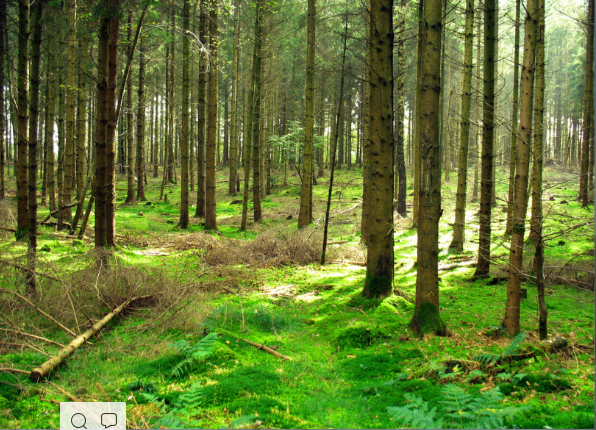
#> input picture fog/test.png, 596 x 430 px
$ python -i augment_and_mix.py   (imports and definitions only)
#> lines starting #> are read from the running program, lines starting #| are printed output that depends on the picture; after the words box and inside, x2 and y2 are one past the last pixel; in counts of white or black regions, pixels touching at a corner belong together
### augmentations.py
# Copyright 2019 Google LLC
#
# Licensed under the Apache License, Version 2.0 (the "License");
# you may not use this file except in compliance with the License.
# You may obtain a copy of the License at
#
#     https://www.apache.org/licenses/LICENSE-2.0
#
# Unless required by applicable law or agreed to in writing, software
# distributed under the License is distributed on an "AS IS" BASIS,
# WITHOUT WARRANTIES OR CONDITIONS OF ANY KIND, either express or implied.
# See the License for the specific language governing permissions and
# limitations under the License.
# ==============================================================================
"""Base augmentations operators."""

import numpy as np
from PIL import Image, ImageOps, ImageEnhance

# ImageNet code should change this value
#IMAGE_SIZE = 256


def int_parameter(level, maxval):
  """Helper function to scale `val` between 0 and maxval .

  Args:
    level: Level of the operation that will be between [0, `PARAMETER_MAX`].
    maxval: Maximum value that the operation can have. This will be scaled to
      level/PARAMETER_MAX.

  Returns:
    An int that results from scaling `maxval` according to `level`.
  """
  return int(level * maxval / 10)


# [12 lines left out: function float_parameter, not called in this run]


def sample_level(n):
  return np.random.uniform(low=0.1, high=n)


def autocontrast(pil_img, _):
  return ImageOps.autocontrast(pil_img)


def equalize(pil_img, _):
  return ImageOps.equalize(pil_img)


def posterize(pil_img, level):
  level = int_parameter(sample_level(level), 4)
  return ImageOps.posterize(pil_img, 4 - level)


def rotate(pil_img, level):
  degrees = int_parameter(sample_level(level), 30)
  if np.random.uniform() > 0.5:
    degrees = -degrees
  return pil_img.rotate(degrees, resample=Image.BILINEAR)


def solarize(pil_img, level):
  level = int_parameter(sample_level(level), 256)
  return ImageOps.solarize(pil_img, 256 - level)


# [16 lines left out: functions shear_x, shear_y, not called in this run]


def translate_x(pil_img, level):
  level = int_parameter(sample_level(level), pil_img.width / 3)
  if np.random.random() > 0.5:
    level = -level
  return pil_img.transform((pil_img.width, pil_img.height),
                           Image.AFFINE, (1, 0, level, 0, 1, 0),
                           resample=Image.BILINEAR)


# [7 lines left out: function translate_y, not called in this run]


# operation that overlaps with ImageNet-C's test set
def color(pil_img, level):
    level = float_parameter(sample_level(level), 1.8) + 0.1
    return ImageEnhance.Color(pil_img).enhance(level)


# operation that overlaps with ImageNet-C's test set
def contrast(pil_img, level):
    level = float_parameter(sample_level(level), 1.8) + 0.1
    return ImageEnhance.Contrast(pil_img).enhance(level)


# operation that overlaps with ImageNet-C's test set
def brightness(pil_img, level):
    level = float_parameter(sample_level(level), 1.8) + 0.1
    return ImageEnhance.Brightness(pil_img).enhance(level)


# operation that overlaps with ImageNet-C's test set
def sharpness(pil_img, level):
    level = float_parameter(sample_level(level), 1.8) + 0.1
    return ImageEnhance.Sharpness(pil_img).enhance(level)

# [22 lines left out: functions zoom_x, zoom_y, not called in this run]


augmentations = [
    rotate, shear_x, shear_y,
    translate_x, translate_y, zoom_x, zoom_y
]

'''
augmentations = [
    autocontrast, equalize, posterize, rotate, solarize, shear_x, shear_y,
    translate_x, translate_y
]
'''

augmentations_all = [
    autocontrast, equalize, posterize, rotate, solarize, shear_x, shear_y,
    translate_x, translate_y, color, contrast, brightness, sharpness
]

### augment_and_mix.py
# Copyright 2019 Google LLC
#
# Licensed under the Apache License, Version 2.0 (the "License");
# you may not use this file except in compliance with the License.
# You may obtain a copy of the License at
#
#     https://www.apache.org/licenses/LICENSE-2.0
#
# Unless required by applicable law or agreed to in writing, software
# distributed under the License is distributed on an "AS IS" BASIS,
# WITHOUT WARRANTIES OR CONDITIONS OF ANY KIND, either express or implied.
# See the License for the specific language governing permissions and
# limitations under the License.
# ==============================================================================
"""Reference implementation of AugMix's data augmentation method in numpy."""
import augmentations
import numpy as np
import random
from PIL import Image
from torchvision import transforms

# CIFAR-10 constants
MEAN = [0.4914, 0.4822, 0.4465]
STD = [0.2023, 0.1994, 0.2010]


def normalize(image):
    """Normalize input image channel-wise to zero mean and unit variance."""
    '''
    image = image.transpose(2, 0, 1)  # Switch to channel-first
    mean, std = np.array(MEAN), np.array(STD)
    image = (image - mean[:, None, None]) / std[:, None, None]
    return image.transpose(1, 2, 0)
    '''
    return image


def apply_op(image, op, severity):
    image = np.clip(image * 255., 0, 255).astype(np.uint8)
    pil_img = Image.fromarray(image)  # Convert to PIL.Image
    pil_img = op(pil_img, severity)
    return np.asarray(pil_img) / 255.


# cxq 将图像随机缩小0.4~0.8倍
def scale(image):
    image = np.clip(image * 255., 0, 255).astype(np.uint8)
    pil_img = Image.fromarray(image)  # Convert to PIL.Image
    pil_img = transforms.RandomAffine(degrees=0, scale=(0.4, 0.8))(pil_img)
    return np.asarray(pil_img) / 255.


def augment_and_mix(image, severity=3, width=3, depth=-1, alpha=1.):
    """Perform AugMix augmentations and compute mixture.

    Args:
      image: Raw input image as float32 np.ndarray of shape (h, w, c)
      severity: Severity of underlying augmentation operators (between 1 to 10).
      width: Width of augmentation chain
      depth: Depth of augmentation chain. -1 enables stochastic depth uniformly
             from [1, 3]
      alpha: Probability coefficient for Beta and Dirichlet distributions.

    Returns:
      mixed: Augmented and mixed image.
    """
    width += 1  # cxq

    ws = np.float32(
        np.random.dirichlet(
            [alpha] * width))  # ws like [0.01519703 0.3264288  0.6583742 ] 其值即为论文中的w_i 与论文中不同，这里只有3个，文中是4个
    m = np.float32(np.random.beta(alpha, alpha))  # m is a scaler from 0~1 即为论文中的w

    mix = np.zeros_like(image)  # 即论文中的 R_mix


    for i in range(width-1):  # i = 0, 1, 2
        image_aug = image.copy()
        depth = depth if depth > 0 else np.random.randint(2, 4)  # [2, 4) 也就是说当depth设置为-1时， 会随机从 2, 3 中选择
        for _ in range(depth):
            op = np.random.choice(augmentations.augmentations)
            # print(op)
            image_aug = apply_op(image_aug, op, severity)  # 在image_aug上实施操作op, 实施的程度(level) 是 severity
        # Preprocessing commutes since all coefficients are convex
        mix += ws[i] * normalize(image_aug)

    # cxq--------------------------------------------------------------------
    image_aug = mix.copy()
    mix += ws[width-1] * normalize(scale(image_aug))
    # cxq--------------------------------------------------------------------

    max_ws = max(ws)
    rate = 1.0 / max_ws
    # print(rate)

    # mixed = (random.randint(5000, 9000)/10000) * normalize(image) + (random.randint((int)(rate*3000), (int)(rate*10000))/10000) * mix
    mixed = max((1 - m), 0.7) * normalize(image) + max(m, rate * 0.5) * mix
    # 实际用的式子， 好像控制了R_mix的成分 不太清楚rate是拿来干嘛的
    # rate是因为level不同而控制的？op里也有个rate

    # mixed = (1 - m) * normalize(image) + m * mix  # 这是论文算法中用的式子
    return mixed

>>> import cv2
>>> picture = cv2.imread('fog/test.png', cv2.IMREAD_GRAYSCALE)
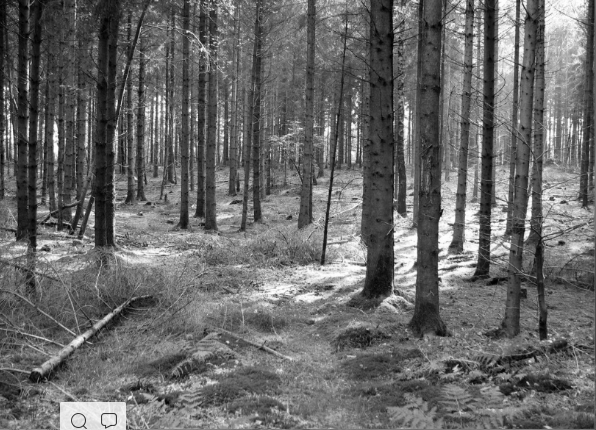
#> picture: shape (430, 596); min 1, max 254, mean 105
>>> result = augment_and_mix(picture)
#> the loop in augment_and_mix, `for i in range(width-1):` made 1 pass
#> pass 1, in apply_op, `pil_img = op(pil_img, severity)`:
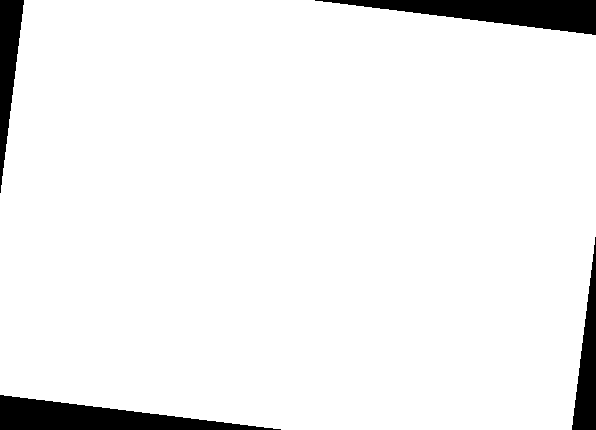
#> pil_img: PIL image 596x430 L; 94.3% white; 4 black regions, box (x1, y1, x2, y2) and area: (315, 0, 596, 35) 4980, (0, 395, 281, 430) 4980, (0, 0, 24, 193) 2378, (572, 237, 596, 430) 2378
#> pass 1, in apply_op (call 2), `pil_img = op(pil_img, severity)`:
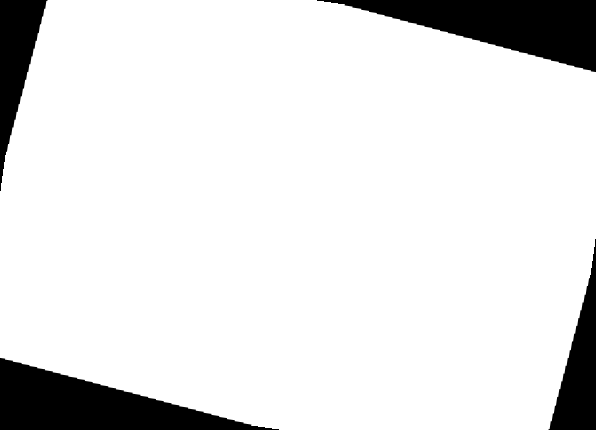
#> pil_img: PIL image 596x430 L; min 0, max 255, mean 227.2
#> pass 1, in apply_op (call 3), `pil_img = op(pil_img, severity)`:
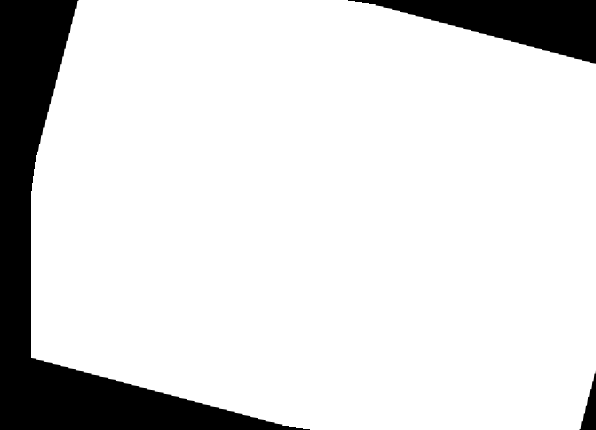
#> pil_img: PIL image 596x430 L; min 0, max 255, mean 219.8
#> after the loop in augment_and_mix, `for i in range(width-1):`: mix: shape (430, 596); every value is 0
#> (the run stopped early here; a loop or call above may not have finished)
